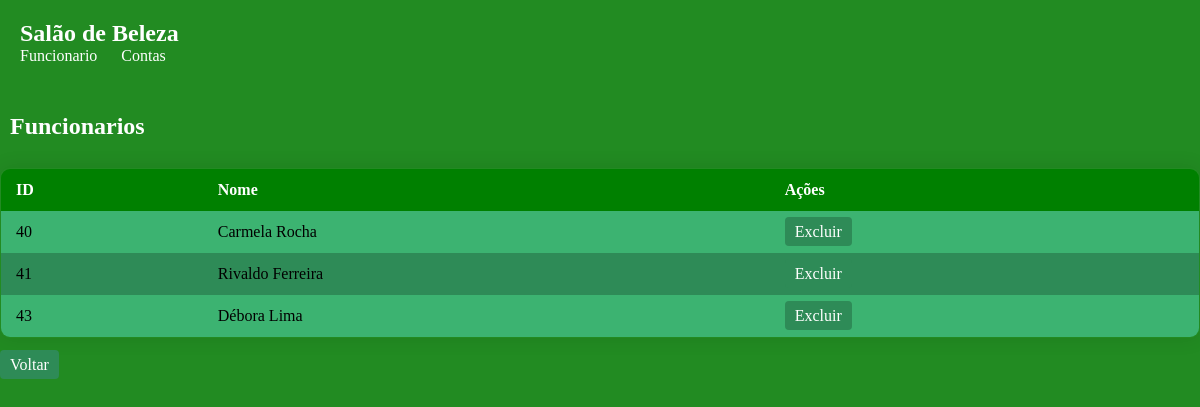
/funcionarios.php, run on the app's committed database.
### tables this page shows
CREATE TABLE `funcionarios` (
  `id` int(11) NOT NULL,
  `Nome` varchar(100) DEFAULT NULL,
  `Cpf` varchar(14) DEFAULT NULL,
  `Telefone` varchar(20) DEFAULT NULL,
  `Email` varchar(100) DEFAULT NULL,
  `Senha` varchar(100) DEFAULT NULL,
  `Cliente_id` int(100) DEFAULT NULL
);

### funcionarios.php (the view, shortened to what this page needs)
<!DOCTYPE html>
<html lang="en">
<head>
</head>
<body>
<header>
        <div class="cabeçario">
            <h1>Salão de Beleza</h1>
            <nav>
                <ul>
                    <li><a href="login_fun.php">Funcionario</a></li>
                    <li><a href="funcionarios.php">Contas</a></li><br>
                </ul>
            </nav>
        </div>
    </header>
</body>
</html>
<?php
include_once('config.php');
$query = "SELECT * FROM funcionarios";
$result = mysqli_query($conexao, $query);
if(mysqli_num_rows($result) > 0) {
    echo "<br><h2 style='background-color: #228B22; padding: 10px; color: #fff;'>Funcionarios</h2><br>";
    echo "<table class='styled-table'>";
    echo "<thead><tr><th>ID</th><th>Nome</th><th>Ações</th></tr></thead>";
    echo "<tbody>";
    $count = 0;
    while($row = mysqli_fetch_assoc($result)) {
        $count++;
        $color_class = $count % 2 == 0 ? 'even-row' : 'odd-row';
        echo "<tr class='$color_class'>";
        echo "<td>".$row['id']."</td>";
        echo "<td>".$row['Nome']."</td>";
        echo "<td><a class='edit-btn' href='fun.php?id=".$row['id']."'>Excluir</a>";
        echo "</tr>";
    }
    echo "</tbody>";
    echo "</table>";
    echo "<br><a class='return-btn' href='login_fun.php'>Voltar</a>";
} else {
    echo "<p>Nenhum agendamento encontrado.</p>";
}
?>

### funcionarios.php (style rules this page uses)
* { margin: 0; padding: 0; box-sizing: border-box; }
body { font-family: 'Great Vibes', cursive; background-color: #228B22; }
.cabeçario { max-width: 1200px; margin: 0 auto; padding: 0 20px; }
header { background-color:#228B22; color: #fff; padding: 20px 0; }
header h1 { margin: 0; font-size: 24px; }
nav ul { list-style-type: none; }
nav ul li { display: inline; margin-right: 20px; }
nav ul li a { color: #fff; text-decoration: none; }
body { background-image: url('https://i0.wp.com/revistadecor.com.br/wp-content/uploads/2021/04/ALMA_36_R-scaled.jpg'); background-size: cover; background-position: center; font-family: 'Great Vibes', cursive; }
.styled-table { width: 100%; border-collapse: collapse; border-spacing: 0; border: 1px solid #ddd; border-radius: 10px; overflow: hidden; box-shadow: 0 0 20px rgba(0, 0, 0, 0.1); }
.styled-table th, .styled-table td { padding: 12px 15px; text-align: left; }
.styled-table th { background-color: #008000; color: #fff; }
.styled-table tbody tr:nth-of-type(odd) { background-color: #3CB371; }
.styled-table tbody tr:nth-of-type(even) { background-color: #2E8B57; }
.styled-table tbody tr:last-of-type { border-bottom: none; }
.edit-btn, .delete-btn, .return-btn { padding: 6px 10px; margin-right: 5px; text-decoration: none; border-radius: 4px; }
.edit-btn { background-color: #2E8B57; color: #fff; }
.return-btn { background-color:#2E8B57; color: #fff; }

### data on the page
funcionarios: id "40", Nome "Carmela Rocha"
funcionarios: id "41", Nome "Rivaldo Ferreira"
funcionarios: id "43", Nome "Débora Lima"
